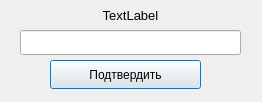
<?xml version="1.0" encoding="UTF-8"?>
<ui version="4.0">
 <class>Search</class>
 <widget class="QDialog" name="Search">
  <property name="geometry">
   <rect>
    <x>0</x>
    <y>0</y>
    <width>262</width>
    <height>102</height>
   </rect>
  </property>
  <property name="windowTitle">
   <string>Dialog</string>
  </property>
  <widget class="QPushButton" name="pushButton">
   <property name="geometry">
    <rect>
     <x>50</x>
     <y>60</y>
     <width>151</width>
     <height>29</height>
    </rect>
   </property>
   <property name="text">
    <string>Подтвердить</string>
   </property>
  </widget>
  <widget class="QLineEdit" name="lineEdit">
   <property name="geometry">
    <rect>
     <x>20</x>
     <y>30</y>
     <width>221</width>
     <height>25</height>
    </rect>
   </property>
  </widget>
  <widget class="QLabel" name="label">
   <property name="geometry">
    <rect>
     <x>10</x>
     <y>0</y>
     <width>241</width>
     <height>31</height>
    </rect>
   </property>
   <property name="font">
    <font>
     <pointsize>10</pointsize>
    </font>
   </property>
   <property name="text">
    <string>TextLabel</string>
   </property>
   <property name="alignment">
    <set>Qt::AlignCenter</set>
   </property>
  </widget>
  <zorder>pushButton</zorder>
  <zorder>label</zorder>
  <zorder>lineEdit</zorder>
 </widget>
 <resources/>
 <connections/>
</ui>
